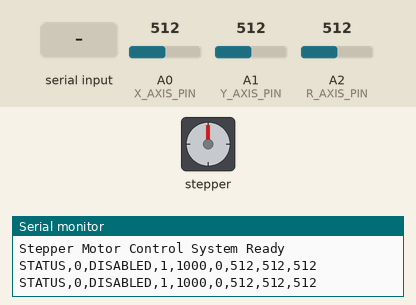
The sketch below on a simulated Arduino Uno, built with avr-gcc and run on an emulated ATmega328P. Parts: stepper motor, the last lines printed to the serial monitor. Wiring (inferred from the names in the program): stepper motor driver (200 steps per turn assumed): step pin 3; direction pin 2; enable pin 4. Inputs (shaded band) come from the test bench; at power-on: A0 (X_AXIS_PIN) = 512, A1 (Y_AXIS_PIN) = 512, A2 (R_AXIS_PIN) = 512.

Above: at 1.2 s.
1.3 s: A0 (X_AXIS_PIN) set to 485
At 1.76 s:
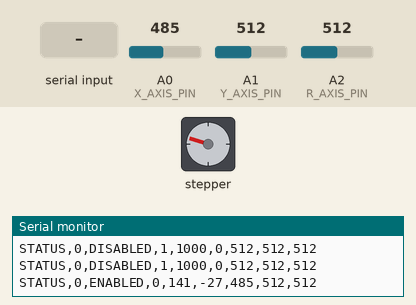
At 2.37 s:
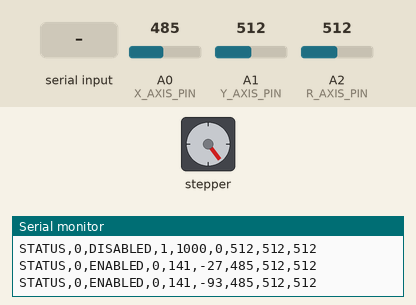
4.3 s: A0 (X_AXIS_PIN) set to 306
7.3 s: "Y,500,0\n" received over Serial
At 7.3 s:
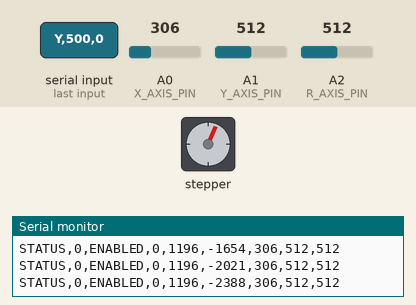
8.8 s: A1 (Y_AXIS_PIN) set to 485
At 9.25 s:
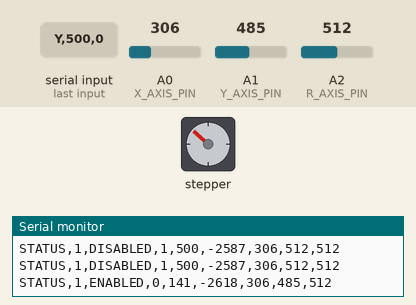
11.8 s: "X,1000,1\n" received over Serial
14.8 s: A2 (R_AXIS_PIN) set to 0
Timing chart, 0 to 18.8 s (numbered marks = the images above; inputs shaded):
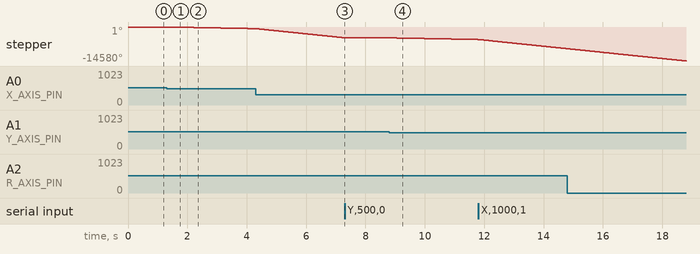

Measured:
- the behaviour switches between 493 and 492 on A0 (X_AXIS_PIN) (found by bisection; images 0 and 1)
- the behaviour switches between 493 and 492 on A1 (Y_AXIS_PIN) (found by bisection; images 3 and 4)
- after the input at 1.3 s, stepper: keeps turning counter-clockwise at about 235°/s, starting at once
- after the input at 7.3 s, stepper: stops changing and stays -4656°
- after the input at 8.8 s, stepper: keeps turning counter-clockwise at about 235°/s, starting at once

The sketch:

stepper_control.ino
```cpp
/*
 * Stepper Motor Control with M542C Driver
 *
 * Controls a stepper motor using M542C driver with 3 axis inputs
 * Communication with Python GUI via Serial
 *
 * X, Y, and R axis inputs are read to control motor speed and direction
 */

// Pin Definitions for M542C Driver
const int STEP_PIN = 3;    // Pulse signal pin
const int DIR_PIN = 2;     // Direction control pin
const int ENA_PIN = 4;     // Enable pin (LOW to enable, HIGH to disable)

// Analog Input Pins for Axes
const int X_AXIS_PIN = A0; // X axis input
const int Y_AXIS_PIN = A1; // Y axis input
const int R_AXIS_PIN = A2; // R axis input

// Motor Control Variables
unsigned long previousMicros = 0;  // For tracking pulse timing
int stepState = LOW;               // Current state of step pin
bool motorEnabled = false;         // Motor enable state
int motorDirection = 1;            // 1 for forward, 0 for reverse
unsigned int stepInterval = 1000;  // Microseconds between steps (controls speed)
unsigned int maxSpeed = 3000;      // Maximum speed in steps per second
unsigned int minSpeed = 100;       // Minimum speed in steps per second

// Serial Communication
String inputBuffer = "";          // Buffer for incoming serial data
bool stringComplete = false;      // Flag for complete serial message
const long BAUD_RATE = 115200;    // Serial baud rate

// Status Variables
int activeAxis = 0;               // 0 = X, 1 = Y, 2 = R
int xAxisValue = 0;               // Current X axis value
int yAxisValue = 0;               // Current Y axis value
int rAxisValue = 0;               // Current R axis value
long currentPosition = 0;         // Keep track of motor position

void setup() {
  // Initialize pins
  pinMode(STEP_PIN, OUTPUT);
  pinMode(DIR_PIN, OUTPUT);
  pinMode(ENA_PIN, OUTPUT);

  // Initialize motor state - disabled by default
  digitalWrite(ENA_PIN, HIGH);
  digitalWrite(DIR_PIN, HIGH);
  digitalWrite(STEP_PIN, LOW);

  // Start serial communication
  Serial.begin(BAUD_RATE);
  Serial.println("Stepper Motor Control System Ready");

  // Initialize input buffer
  inputBuffer.reserve(64);
}

void loop() {
  // Handle serial communication
  readSerialCommands();

  // Read analog inputs
  readAxisInputs();

  // Generate step pulses if motor is enabled
  if (motorEnabled) {
    generateStepPulse();
  }

  // Send status updates every 500ms
  static unsigned long lastStatusUpdate = 0;
  if (millis() - lastStatusUpdate > 500) {
    sendStatusUpdate();
    lastStatusUpdate = millis();
  }
}

// Read axis inputs and calculate motor parameters
void readAxisInputs() {
  // Read raw values
  xAxisValue = analogRead(X_AXIS_PIN);
  yAxisValue = analogRead(Y_AXIS_PIN);
  rAxisValue = analogRead(R_AXIS_PIN);

  // Get the active axis value based on currently selected axis
  int currentAxisValue = 0;
  switch(activeAxis) {
    case 0: currentAxisValue = xAxisValue; break;
    case 1: currentAxisValue = yAxisValue; break;
    case 2: currentAxisValue = rAxisValue; break;
  }

  // Calculate direction (values below 512 are reverse, above are forward)
  if (currentAxisValue < 512) {
    motorDirection = 0;  // Reverse
    currentAxisValue = 512 - currentAxisValue;  // Convert to positive range
  } else {
    motorDirection = 1;  // Forward
    currentAxisValue = currentAxisValue - 512;  // Convert to 0-based range
  }

  // Apply direction to DIR pin
  digitalWrite(DIR_PIN, motorDirection);

  // Calculate speed (step interval) from axis value
  // Map 0-512 axis input to min-max speed
  if (currentAxisValue < 20) {
    // Deadzone to prevent motor drift
    motorEnabled = false;
    digitalWrite(ENA_PIN, HIGH);  // Disable motor
  } else {
    motorEnabled = true;
    digitalWrite(ENA_PIN, LOW);   // Enable motor

    // Calculate steps per second based on axis value (0-512 maps to min-max speed)
    int stepsPerSecond = map(currentAxisValue, 20, 512, minSpeed, maxSpeed);

    // Convert steps per second to step interval in microseconds
    stepInterval = 1000000 / stepsPerSecond;
  }
}

// Generate non-blocking step pulses with precise timing
void generateStepPulse() {
  unsigned long currentMicros = micros();

  // Check if it's time for the next pulse action
  if (currentMicros - previousMicros >= (stepState == HIGH ? 10 : stepInterval - 10)) {
    previousMicros = currentMicros;

    // Toggle step pin
    stepState = (stepState == LOW) ? HIGH : LOW;
    digitalWrite(STEP_PIN, stepState);

    // Count steps for position tracking (only when step goes from LOW to HIGH)
    if (stepState == HIGH) {
      currentPosition += (motorDirection == 1) ? 1 : -1;
    }
  }
}

// Process incoming serial commands
void readSerialCommands() {
  while (Serial.available() > 0 && !stringComplete) {
    char inChar = (char)Serial.read();

    // Process the command when newline received
    if (inChar == '\n') {
      stringComplete = true;
    } else {
      // Add character to buffer
      inputBuffer += inChar;
    }
  }

  // Process completed command
  if (stringComplete) {
    processCommand(inputBuffer);

    // Clear buffer for next command
    inputBuffer = "";
    stringComplete = false;
  }
}

// Process command from serial interface
void processCommand(String command) {
  // Format: <axis>,<speed>,<direction>
  // Examples:
  // "X,1000,1" - X axis, 1000 steps/sec, forward
  // "Y,500,0" - Y axis, 500 steps/sec, reverse
  // "STOP" - Emergency stop

  if (command == "STOP") {
    // Emergency stop command
    motorEnabled = false;
    digitalWrite(ENA_PIN, HIGH);  // Disable motor
    Serial.println("Motor stopped");
    return;
  }

  // Split command by commas
  int firstComma = command.indexOf(',');
  int secondComma = command.indexOf(',', firstComma + 1);

  if (firstComma > 0 && secondComma > firstComma) {
    // Extract axis
    String axis = command.substring(0, firstComma);

    // Set active axis
    if (axis == "X" || axis == "x") {
      activeAxis = 0;
    } else if (axis == "Y" || axis == "y") {
      activeAxis = 1;
    } else if (axis == "R" || axis == "r") {
      activeAxis = 2;
    } else {
      Serial.println("Invalid axis");
      return;
    }

    // Extract and set speed
    String speedStr = command.substring(firstComma + 1, secondComma);
    int speed = speedStr.toInt();
    if (speed < minSpeed) speed = minSpeed;
    if (speed > maxSpeed) speed = maxSpeed;

    // Convert speed to step interval
    if (speed > 0) {
      stepInterval = 1000000 / speed;
      motorEnabled = true;
      digitalWrite(ENA_PIN, LOW);  // Enable motor
    } else {
      motorEnabled = false;
      digitalWrite(ENA_PIN, HIGH); // Disable motor
    }

    // Extract and set direction
    String dirStr = command.substring(secondComma + 1);
    motorDirection = (dirStr == "1" || dirStr == "1\r") ? 1 : 0;
    digitalWrite(DIR_PIN, motorDirection);

    // Send confirmation
    Serial.print("Set axis: ");
    Serial.print(axis);
    Serial.print(", speed: ");
    Serial.print(speed);
    Serial.print(" steps/sec, direction: ");
    Serial.println(motorDirection);
  } else {
    Serial.println("Invalid command format. Use: <axis>,<speed>,<direction>");
  }
}

// Send status update to the Python GUI
void sendStatusUpdate() {
  Serial.print("STATUS,");
  Serial.print(activeAxis);
  Serial.print(",");
  Serial.print(motorEnabled ? "ENABLED" : "DISABLED");
  Serial.print(",");
  Serial.print(motorDirection);
  Serial.print(",");
  Serial.print(1000000 / stepInterval); // Convert interval back to steps/sec
  Serial.print(",");
  Serial.print(currentPosition);
  Serial.print(",");
  Serial.print(xAxisValue);
  Serial.print(",");
  Serial.print(yAxisValue);
  Serial.print(",");
  Serial.println(rAxisValue);
}
```
